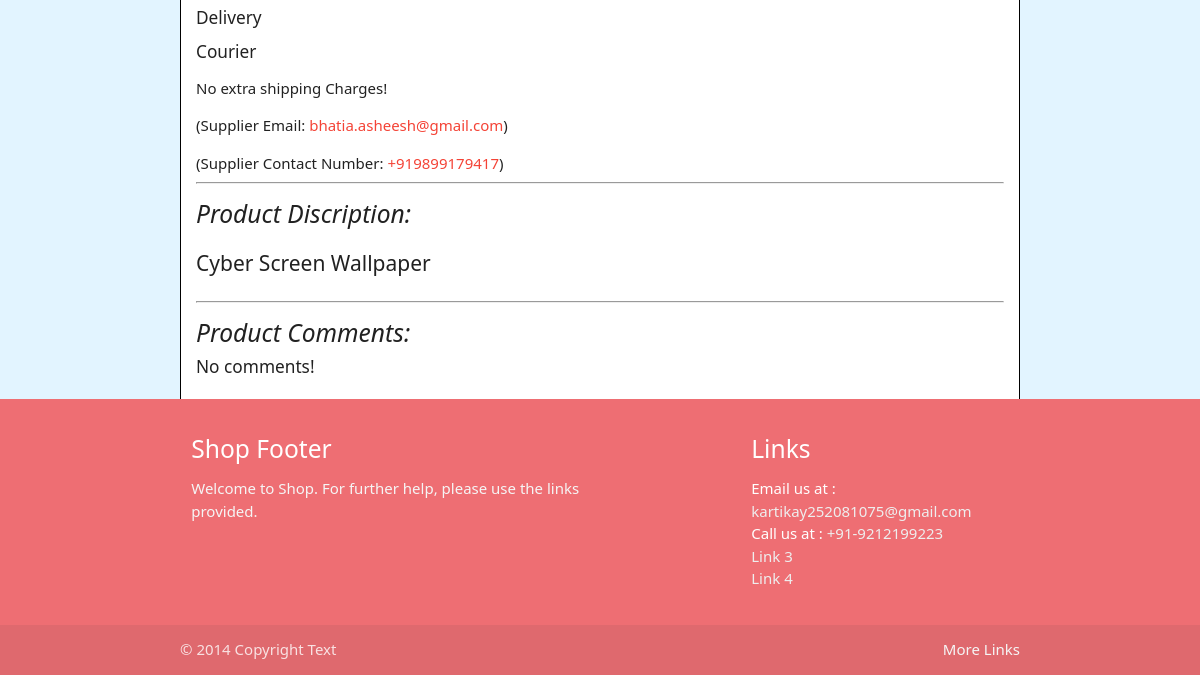
The app's page /productPage/4 (lower part), older data.
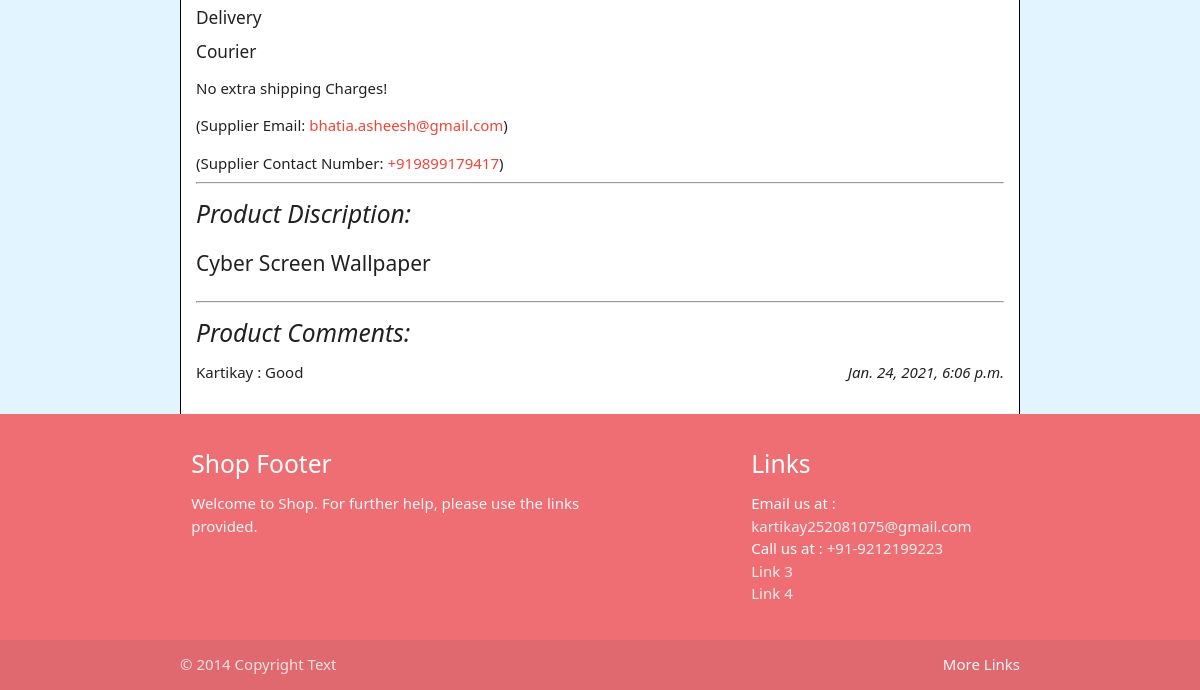
The same page, newer data.
### Product/models.py (models this page shows, shortened)
class ShippingTypes(models.Model):
    id = models.AutoField(primary_key=True)
    shippingType = models.CharField(max_length=20,blank=False,null=False,)
    createDate = models.DateTimeField(auto_now_add=True)
    updateDate = models.DateTimeField(auto_now=True)

class Comments(models.Model):
    id = models.AutoField(primary_key=True)
    user = models.ForeignKey(User,on_delete=models.DO_NOTHING)
    product = models.ForeignKey(Product, null=False,on_delete=models.CASCADE)
    description = models.TextField()
    createDate = models.DateTimeField(auto_now_add=True)

### User/models.py (models this page shows, shortened)
class User(AbstractUser):
    username = None
    fullname = models.CharField(max_length=200,blank=False,null=False, default='SuperUser')
    email = models.EmailField(_('email address'), unique=True, primary_key=True)
    phonenumber =  PhoneNumberField(null=False, blank=False, unique=True)
    USERNAME_FIELD = 'email'
    REQUIRED_FIELDS = ['fullname', "phonenumber"]
    objects = CustomUserManager()

### Product/views.py (the view, shortened to what this page needs)
# urls.py: path("productPage/<id>", views.productPage, name="productPage"),
def productPage(request,id):
    product = get_object_or_404(Product, id=id)
    user = request.user
    commentForm = CommentForm
    comments = Comments.objects.filter(product=product)
    return render(request,"Product/productPage.html",
                context={"product":product ,"commentForm": commentForm, "comments": comments})

### Product/context_processors.py (called while the page is built)
def cartCountVariable(request):
    return {
        'cartCount': cartCount(request)
    }

def categoryDropdownMenu(request):
    return {
        'categoryDropdown': categoryDropdown(request)
    }

### Product/views.py (called while the page is built)
def cartCount(request):
    user = request.user
    cartCount = 0
    try:
        if user is not None:
            cart = Cart.objects.filter(user=user)
            for i in cart:
                cartCount += i.quantity
        return cartCount
    except:
        return cartCount

def categoryDropdown(request):
    categories = Category.objects.all()
    return categories

### Product/templates/Product/productPage.html (shortened to what this page needs)
{% extends "User/layout.html" %}
{% block body %}
<h2>{{product.title}}</h2><br>
{% include "Product/slider.html" %} <br>
<i><h5>M.R.P. : &#8377; {{product.price}}</h5></i><br>
{% include "Product/productShippingDetails.html" %}
<hr>
<i><h5>Product Discription:</h5></i>
<p style="font-size:140%;">{{product.description}}</p>
<hr>
{% include "Product/comments.html" %}
{% endblock %}

### Product/templates/Product/productShippingDetails.html (shortened to what this page needs)
{% for f in product.shippingDetail.shippingType.all %}
<ul>
<li><h6>{{f.shippingType}}</h6></li>
</ul>
{% endfor %}
{% if product.shippingDetail.shippingPrice > 0%}
<i>Shipping May Vary From &#8377;0 to &#8377;{{product.shippingDetail.shippingPrice}}</i>
{% else%}
No extra shipping Charges!
{% endif %}
<p>(Supplier Email: <a class="red-text" href = "mailto: {{product.user.email}}">{{product.user.email}}</a>)</p>
(Supplier Contact Number: <a class="red-text" href="tel: {{product.user.phonenumber}}">{{product.user.phonenumber}}</a>)

### Product/templates/Product/comments.html (shortened to what this page needs)
<i><h5>Product Comments:</h5></i>
{% for comment in comments %}
    <p><strong>{{ comment.user.fullname }}</strong> : {{ comment.description }} <i class=" right">{{comment.createDate}}</i></p>
    {% empty %}
	<h6>No comments!</h6>
    {% endfor %}

Row changes from the older to the newer data that the page shows:
added Comments: user.fullname "Kartikay", description "Good", createDate "Jan. 24, 2021, 6:06 p.m."
Text that changed along with them:
text no longer shown: "No comments!"
